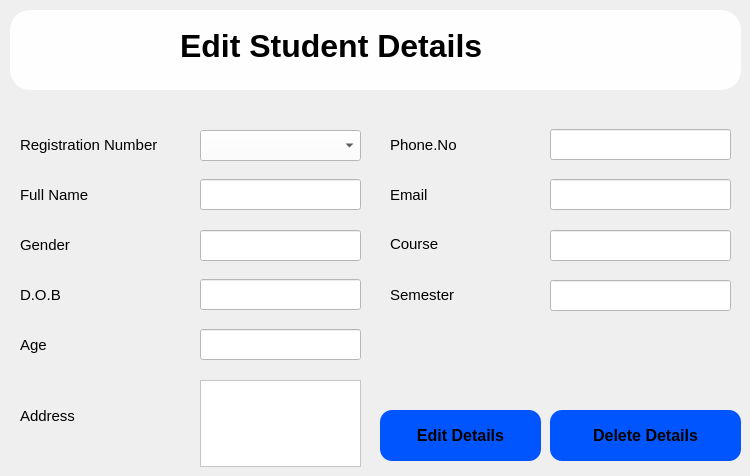
            <widget class="QWidget" name="tab_2">
             <attribute name="icon">
              <iconset resource="resource.qrc">
               <normaloff>:/blueIcon/iconsblue/edit.svg</normaloff>:/blueIcon/iconsblue/edit.svg</iconset>
             </attribute>
             <attribute name="title">
              <string>Edit Details</string>
             </attribute>
             <widget class="QFrame" name="frame_11">
              <property name="geometry">
               <rect>
                <x>10</x>
                <y>10</y>
                <width>731</width>
                <height>80</height>
               </rect>
              </property>
              <property name="styleSheet">
               <string notr="true">background-color:#fefeff;
border-radius:20px;</string>
              </property>
              <property name="frameShape">
               <enum>QFrame::StyledPanel</enum>
              </property>
              <property name="frameShadow">
               <enum>QFrame::Raised</enum>
              </property>
              <widget class="QLabel" name="label_22">
               <property name="geometry">
                <rect>
                 <x>170</x>
                 <y>10</y>
                 <width>431</width>
                 <height>51</height>
                </rect>
               </property>
               <property name="font">
                <font>
                 <pointsize>24</pointsize>
                 <weight>75</weight>
                 <bold>true</bold>
                </font>
               </property>
               <property name="text">
                <string>Edit Student Details </string>
               </property>
              </widget>
             </widget>
             <widget class="QLabel" name="label_54">
              <property name="geometry">
               <rect>
                <x>20</x>
                <y>129</y>
                <width>171</width>
                <height>31</height>
               </rect>
              </property>
              <property name="font">
               <font>
                <pointsize>11</pointsize>
               </font>
              </property>
              <property name="text">
               <string>Registration Number</string>
              </property>
             </widget>
             <widget class="QLabel" name="label_55">
              <property name="geometry">
               <rect>
                <x>20</x>
                <y>179</y>
                <width>171</width>
                <height>31</height>
               </rect>
              </property>
              <property name="font">
               <font>
                <pointsize>11</pointsize>
               </font>
              </property>
              <property name="text">
               <string>Full Name</string>
              </property>
             </widget>
             <widget class="QLineEdit" name="tb21">
              <property name="geometry">
               <rect>
                <x>200</x>
                <y>179</y>
                <width>161</width>
                <height>31</height>
               </rect>
              </property>
              <property name="styleSheet">
               <string notr="true">background-color: rgb(255, 255, 255);
font: 10pt &quot;MS Shell Dlg 2&quot;;</string>
              </property>
             </widget>
             <widget class="QLabel" name="label_70">
              <property name="geometry">
               <rect>
                <x>20</x>
                <y>229</y>
                <width>171</width>
                <height>31</height>
               </rect>
              </property>
              <property name="font">
               <font>
                <pointsize>11</pointsize>
               </font>
              </property>
              <property name="text">
               <string>Gender</string>
              </property>
             </widget>
             <widget class="QLineEdit" name="tb23">
              <property name="geometry">
               <rect>
                <x>200</x>
                <y>279</y>
                <width>161</width>
                <height>31</height>
               </rect>
              </property>
              <property name="styleSheet">
               <string notr="true">background-color: rgb(255, 255, 255);
font: 10pt &quot;MS Shell Dlg 2&quot;;</string>
              </property>
             </widget>
             <widget class="QLabel" name="label_71">
              <property name="geometry">
               <rect>
                <x>20</x>
                <y>279</y>
                <width>171</width>
                <height>31</height>
               </rect>
              </property>
              <property name="font">
               <font>
                <pointsize>11</pointsize>
               </font>
              </property>
              <property name="text">
               <string>D.O.B</string>
              </property>
             </widget>
             <widget class="QLineEdit" name="tb24">
              <property name="geometry">
               <rect>
                <x>200</x>
                <y>329</y>
                <width>161</width>
                <height>31</height>
               </rect>
              </property>
              <property name="styleSheet">
               <string notr="true">background-color: rgb(255, 255, 255);
font: 10pt &quot;MS Shell Dlg 2&quot;;</string>
              </property>
             </widget>
             <widget class="QLabel" name="label_72">
              <property name="geometry">
               <rect>
                <x>20</x>
                <y>329</y>
                <width>171</width>
                <height>31</height>
               </rect>
              </property>
              <property name="font">
               <font>
                <pointsize>11</pointsize>
               </font>
              </property>
              <property name="text">
               <string>Age</string>
              </property>
             </widget>
             <widget class="QLabel" name="label_73">
              <property name="geometry">
               <rect>
                <x>20</x>
                <y>400</y>
                <width>171</width>
                <height>31</height>
               </rect>
              </property>
              <property name="font">
               <font>
                <pointsize>11</pointsize>
               </font>
              </property>
              <property name="text">
               <string>Address</string>
              </property>
             </widget>
             <widget class="QTextEdit" name="mtb21">
              <property name="geometry">
               <rect>
                <x>200</x>
                <y>380</y>
                <width>161</width>
                <height>87</height>
               </rect>
              </property>
              <property name="styleSheet">
               <string notr="true">background-color: rgb(255, 255, 255);
font: 10pt &quot;MS Shell Dlg 2&quot;;
boarder-radius:20px;</string>
              </property>
             </widget>
             <widget class="QLabel" name="label_74">
              <property name="geometry">
               <rect>
                <x>390</x>
                <y>179</y>
                <width>141</width>
                <height>31</height>
               </rect>
              </property>
              <property name="font">
               <font>
                <pointsize>11</pointsize>
               </font>
              </property>
              <property name="text">
               <string>Email</string>
              </property>
             </widget>
             <widget class="QLabel" name="label_75">
              <property name="geometry">
               <rect>
                <x>390</x>
                <y>279</y>
                <width>121</width>
                <height>31</height>
               </rect>
              </property>
              <property name="font">
               <font>
                <pointsize>11</pointsize>
               </font>
              </property>
              <property name="text">
               <string>Semester</string>
              </property>
             </widget>
             <widget class="QLabel" name="label_76">
              <property name="geometry">
               <rect>
                <x>390</x>
                <y>129</y>
                <width>151</width>
                <height>31</height>
               </rect>
              </property>
              <property name="font">
               <font>
                <pointsize>11</pointsize>
               </font>
              </property>
              <property name="text">
               <string>Phone.No</string>
              </property>
             </widget>
             <widget class="QLineEdit" name="tb26">
              <property name="geometry">
               <rect>
                <x>550</x>
                <y>179</y>
                <width>181</width>
                <height>31</height>
               </rect>
              </property>
              <property name="styleSheet">
               <string notr="true">background-color: rgb(255, 255, 255);
font: 10pt &quot;MS Shell Dlg 2&quot;;</string>
              </property>
             </widget>
             <widget class="QLabel" name="label_77">
              <property name="geometry">
               <rect>
                <x>390</x>
                <y>228</y>
                <width>121</width>
                <height>31</height>
               </rect>
              </property>
              <property name="font">
               <font>
                <pointsize>11</pointsize>
               </font>
              </property>
              <property name="text">
               <string>Course</string>
              </property>
             </widget>
             <widget class="QLineEdit" name="tb25">
              <property name="geometry">
               <rect>
                <x>550</x>
                <y>129</y>
                <width>181</width>
                <height>31</height>
               </rect>
              </property>
              <property name="styleSheet">
               <string notr="true">background-color: rgb(255, 255, 255);
font: 10pt &quot;MS Shell Dlg 2&quot;;</string>
              </property>
             </widget>
             <widget class="QPushButton" name="b22">
              <property name="geometry">
               <rect>
                <x>550</x>
                <y>410</y>
                <width>191</width>
                <height>51</height>
               </rect>
              </property>
              <property name="font">
               <font>
                <pointsize>12</pointsize>
                <weight>75</weight>
                <bold>true</bold>
               </font>
              </property>
              <property name="styleSheet">
               <string notr="true">QPushButton{
background-color: rgb(0, 85, 255);
border-radius:12px;
}
QPushButton:hover{
	background-color: rgb(0, 50, 255);
	border:2px solid rgb(32, 47, 255);
}
</string>
              </property>
              <property name="text">
               <string>Delete Details</string>
              </property>
              <property name="icon">
               <iconset resource="resource.qrc">
                <normaloff>:/blueIcon/iconsblue/delete.svg</normaloff>:/blueIcon/iconsblue/delete.svg</iconset>
              </property>
              <property name="iconSize">
               <size>
                <width>30</width>
                <height>30</height>
               </size>
              </property>
             </widget>
             <widget class="QPushButton" name="b21">
              <property name="geometry">
               <rect>
                <x>380</x>
                <y>410</y>
                <width>161</width>
                <height>51</height>
               </rect>
              </property>
              <property name="font">
               <font>
                <pointsize>12</pointsize>
                <weight>75</weight>
                <bold>true</bold>
               </font>
              </property>
              <property name="styleSheet">
               <string notr="true">QPushButton{
background-color: rgb(0, 85, 255);
border-radius:12px;
}
QPushButton:hover{
	background-color: rgb(0, 50, 255);
	border:2px solid rgb(32, 47, 255);
}
</string>
              </property>
              <property name="text">
               <string>Edit Details</string>
              </property>
              <property name="icon">
               <iconset resource="resource.qrc">
                <normaloff>:/blueIcon/iconsblue/save.svg</normaloff>:/blueIcon/iconsblue/save.svg</iconset>
              </property>
              <property name="iconSize">
               <size>
                <width>30</width>
                <height>30</height>
               </size>
              </property>
             </widget>
             <widget class="QComboBox" name="cb21">
              <property name="geometry">
               <rect>
                <x>200</x>
                <y>130</y>
                <width>161</width>
                <height>31</height>
               </rect>
              </property>
              <property name="styleSheet">
               <string notr="true">background-color: rgb(255, 255, 255);
font: 11pt &quot;MS Shell Dlg 2&quot;;</string>
              </property>
             </widget>
             <widget class="QLineEdit" name="tb22">
              <property name="geometry">
               <rect>
                <x>200</x>
                <y>230</y>
                <width>161</width>
                <height>31</height>
               </rect>
              </property>
              <property name="styleSheet">
               <string notr="true">background-color: rgb(255, 255, 255);
font: 10pt &quot;MS Shell Dlg 2&quot;;</string>
              </property>
             </widget>
             <widget class="QLineEdit" name="tb27">
              <property name="geometry">
               <rect>
                <x>550</x>
                <y>230</y>
                <width>181</width>
                <height>31</height>
               </rect>
              </property>
              <property name="styleSheet">
               <string notr="true">background-color: rgb(255, 255, 255);
font: 10pt &quot;MS Shell Dlg 2&quot;;</string>
              </property>
             </widget>
             <widget class="QLineEdit" name="tb28">
              <property name="geometry">
               <rect>
                <x>550</x>
                <y>280</y>
                <width>181</width>
                <height>31</height>
               </rect>
              </property>
              <property name="styleSheet">
               <string notr="true">background-color: rgb(255, 255, 255);
font: 10pt &quot;MS Shell Dlg 2&quot;;</string>
              </property>
             </widget>
            </widget>
